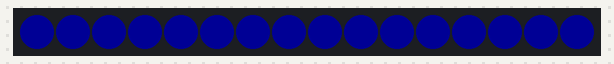
A sketch run on a simulated Arduino Uno, built with avr-gcc and run on an emulated ATmega328P. On the bench: 16 RGB LEDs in strip order, left to right. Dim RGB values are drawn brighter than linear; random numbers use the default seed unless the sketch sets one.

Above: at 0.15 s.
At 19.39 s:
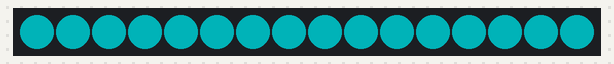
At 20.32 s:
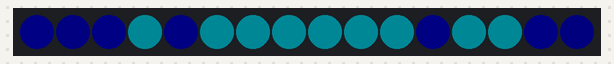
At 26.13 s:
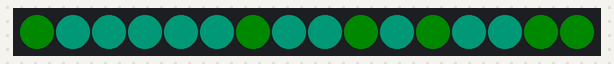
At 29.19 s:
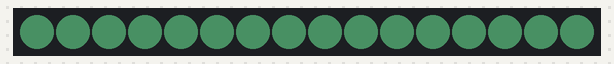
At 39.58 s:
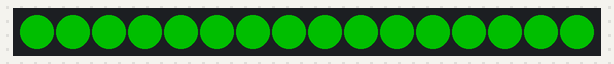

The sketch:

neopixel_demo.ino
```cpp
// Low power NeoPixel earrings example.  Makes a nice blinky display
// with just a few LEDs on at any time...uses MUCH less juice than
// rainbow display!

#include <Adafruit_NeoPixel.h>

#define PIN 2
#define NUM 16

Adafruit_NeoPixel pixels = Adafruit_NeoPixel(NUM, PIN);

float rcurr;
float gcurr;
float bcurr;

void setup() {
  pixels.begin();
  randomSeed(analogRead(0));

  rcurr=0;
  gcurr=0;
  bcurr=255;

}

#define MAXBLUE 0xff
#define MINBLUE 100

#define MINBRIGHT 20
#define MAXBRIGHT 95

#define BLENDSTEPS 8

void loop() {
  uint8_t  c;

  // Pick a new color to fade to
  float rnew=random(0,180);
  float gnew=random(0,255);
  float bnew=random(100,255);

  // compute color steps to reach new color
  float rstep=(rnew-rcurr)/float(BLENDSTEPS);
  float gstep=(gnew-gcurr)/float(BLENDSTEPS);
  float bstep=(bnew-bcurr)/float(BLENDSTEPS);

  for(float inc=0; inc<BLENDSTEPS;inc++){
    float r=rcurr+(inc*rstep);
    float g=gcurr+(inc*gstep);
    float b=bcurr+(inc*bstep);

    //    float minBr = min(MINBRIGHT,min(r,min(g,b)));
    //    float maxBr = MAXBRIGHT; //max(MAXBRIGHT,max(r,max(g,b)));

    updateAll(r,g,b);
    for(c = MINBRIGHT; c<= MAXBRIGHT; c++){
      pixels.setBrightness(c);
      //      for(uint8_t l=0; l< NUM; l++){
      //          pixels.setPixelColor(l, r+random(0,10), g+random(0,10), b+random(0,30));
      //      }
      // Pixel "glitter" effect to make it look more gritty
      pixelFlicker(r,g,b);
      pixels.show();
      //      delay(12);
      delay(18);
    }
    for(c=MAXBRIGHT; c>= MINBRIGHT; c--){
      pixels.setBrightness(c);
      // Pixel "glitter" effect to make it look more gritty
      pixelFlicker(r,g,b);
      pixels.show();
      //      delay(10);
      delay(18);
    }
  }
  rcurr=rnew;
  gcurr=gnew;
  bcurr=bnew;

}

void pixelFlicker(float r, float g, float b){

  if(random(0,600)==10){
    for(uint8_t l=0; l< 8; l++){
//     pixels.setPixelColor(random(0,NUM), min(255,r+random(0,2)), min(255,g+random(0,2)), min(255,b+random(0,15)));
      pixels.setPixelColor(random(0,NUM), r+random(0,2), g+random(0,2), b+random(0,15));
//      pixels.setPixelColor(random(0,NUM), 255, 255, 255);
      pixels.show();

//      pixels.setPixelColor(random(0,NUM), r+random(0,2), g+random(0,2), b+random(0,15));
    }
  }

  //  for(uint8_t l=0; l< NUM; l++){
  ////    pixels.setPixelColor(l, r+random(0,2), g+random(0,2), b+random(0,5));
  ////    pixels.setPixelColor(l, min(255,r+l*4), min(255,g+l*4), min(255,b+l*4));
  //    pixels.setPixelColor(l, r, g, b+50);
  //      pixels.show();
  //  }

}


// Make all the pixels the same color
void updateAll(float r, float g, float b){
  for(uint8_t l=0; l< NUM; l++){
    pixels.setPixelColor(l, r, g, b);
  }

}


/*
*
 *
 *
 * switch(mode) {
 *
 * case 0: // Random sparks - just one LED on at a time!
 * i = random(32);
 * pixels.setPixelColor(i, color);
 * pixels.show();
 * delay(10);
 * pixels.setPixelColor(i, 0);
 * break;
 *
 * case 1: // Spinny wheels (8 LEDs on at a time)
 * for(i=0; i<16; i++) {
 * uint32_t c = 0;
 * if(((offset + i) & 7) < 2) c = color; // 4 pixels on...
 * pixels.setPixelColor(   i, c); // First eye
 * pixels.setPixelColor(31-i, c); // Second eye (flipped)
 * }
 * pixels.show();
 * offset++;
 * delay(50);
 * break;
 * }
 *
 * t = millis();
 * if((t - prevTime) > 8000) {      // Every 8 seconds...
 * mode++;                        // Next mode
 * if(mode > 1) {                 // End of modes?
 * mode = 0;                    // Start modes over
 * color >>= 8;                 // Next color R->G->B
 * if(!color) color = 0xffae00; // Reset to red
 * }
 * for(i=0; i<32; i++) pixels.setPixelColor(i, 0);
 * prevTime = t;
 * }
 *
 **/
```
